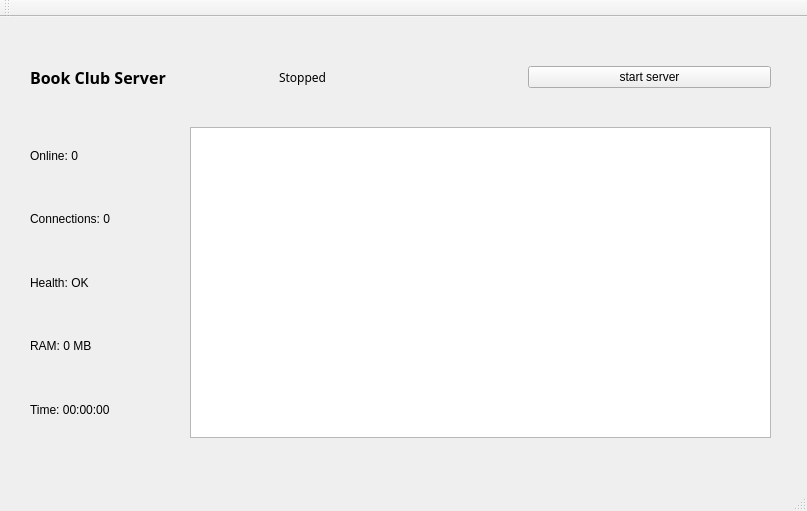
<?xml version="1.0" encoding="UTF-8"?>
<ui version="4.0">
 <class>ServerWindow</class>
 <widget class="QMainWindow" name="ServerWindow">
  <property name="geometry">
   <rect>
    <x>0</x>
    <y>0</y>
    <width>807</width>
    <height>511</height>
   </rect>
  </property>
  <property name="windowTitle">
   <string>MainWindow</string>
  </property>
  <widget class="QWidget" name="centralwidget">
   <widget class="QTextEdit" name="logTextEdit">
    <property name="geometry">
     <rect>
      <x>190</x>
      <y>110</y>
      <width>581</width>
      <height>311</height>
     </rect>
    </property>
    <property name="readOnly">
     <bool>true</bool>
    </property>
   </widget>
   <widget class="QWidget" name="horizontalLayoutWidget">
    <property name="geometry">
     <rect>
      <x>30</x>
      <y>30</y>
      <width>741</width>
      <height>61</height>
     </rect>
    </property>
    <layout class="QHBoxLayout" name="topBar">
     <item>
      <widget class="QLabel" name="lblTitle">
       <property name="font">
        <font>
         <family>Segoe UI Black</family>
         <pointsize>12</pointsize>
         <bold>true</bold>
        </font>
       </property>
       <property name="text">
        <string>Book Club Server</string>
       </property>
      </widget>
     </item>
     <item>
      <widget class="QLabel" name="lblStatus">
       <property name="font">
        <font>
         <family>Yu Gothic UI Semilight</family>
        </font>
       </property>
       <property name="text">
        <string>Stopped</string>
       </property>
      </widget>
     </item>
     <item>
      <widget class="QPushButton" name="btnStartStop">
       <property name="text">
        <string>start server</string>
       </property>
      </widget>
     </item>
    </layout>
   </widget>
   <widget class="QWidget" name="verticalLayoutWidget">
    <property name="geometry">
     <rect>
      <x>30</x>
      <y>110</y>
      <width>131</width>
      <height>311</height>
     </rect>
    </property>
    <layout class="QVBoxLayout" name="statsBar">
     <item>
      <widget class="QLabel" name="lblOnlineClients">
       <property name="text">
        <string>Online: 0</string>
       </property>
      </widget>
     </item>
     <item>
      <widget class="QLabel" name="lblTotalConnections">
       <property name="text">
        <string>Connections: 0</string>
       </property>
      </widget>
     </item>
     <item>
      <widget class="QLabel" name="lblHealth">
       <property name="text">
        <string>Health: OK</string>
       </property>
      </widget>
     </item>
     <item>
      <widget class="QLabel" name="lblMemory">
       <property name="text">
        <string>RAM: 0 MB</string>
       </property>
      </widget>
     </item>
     <item>
      <widget class="QLabel" name="lblTime">
       <property name="text">
        <string>Time: 00:00:00</string>
       </property>
      </widget>
     </item>
    </layout>
   </widget>
  </widget>
  <widget class="QStatusBar" name="statusbar"/>
  <widget class="QToolBar" name="toolBar">
   <property name="windowTitle">
    <string>toolBar</string>
   </property>
   <attribute name="toolBarArea">
    <enum>TopToolBarArea</enum>
   </attribute>
   <attribute name="toolBarBreak">
    <bool>false</bool>
   </attribute>
  </widget>
 </widget>
 <resources/>
 <connections/>
</ui>
